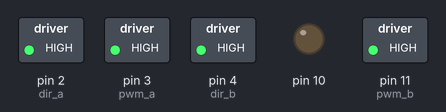
Recording of a sketch running on a simulated Arduino Uno, built with avr-gcc and run on an emulated ATmega328P. Parts: switched loads named in the sketch (green lamp = pin HIGH), output pins drawn as LEDs (lit = HIGH).

Above: at 2.5 s.
At 7.5 s:
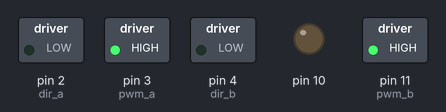
Timing chart, 0 to 11.5 s (numbered marks = the images above):
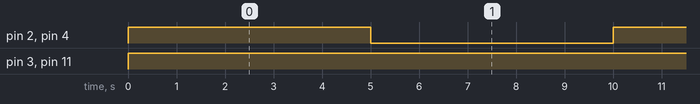

Measured:
- by itself, pin 2 (dir_a), pin 4 (dir_b): alternates HIGH for 5.0 s and LOW for 5.0 s
- by itself, pin 3 (pwm_a), pin 11 (pwm_b): LOW → HIGH at 0.00 s

The sketch:

VEX_CODE_NO_SENSOR.ino
```cpp
// This is Vex Code for use of void libraries and stuff like that
int pwm_a = 3; //PWM control for motor outputs 1 and 2
int pwm_b = 11;
int dir_a = 2;
int dir_b = 4;
int val = 0;

void setup() {
  pinMode(pwm_a,OUTPUT);
  pinMode(pwm_b,OUTPUT);
  pinMode(dir_a,OUTPUT);
  pinMode(dir_b,OUTPUT);
  pinMode(10,OUTPUT);

  analogWrite(pwm_a,100);
  analogWrite(pwm_b,100);

}

void loop() {
  forward();
  backward();
}

void forward() {
  digitalWrite(dir_a,HIGH);
  digitalWrite(dir_b,HIGH);
  analogWrite(pwm_a,255);
  analogWrite(pwm_b,255);
  delay(5000);

}

void backward() {
  digitalWrite(dir_a,LOW);
  digitalWrite(dir_b,LOW);
  analogWrite(pwm_a,255);
  analogWrite(pwm_b,255);
  delay(5000);

}

void turnI() {
  digitalWrite(dir_a,HIGH);
  digitalWrite(dir_b,LOW);
  analogWrite(pwm_a,255);
  analogWrite(pwm_b,255);
  delay(5000);

}

void turnII() {
  digitalWrite(dir_a,LOW);
  digitalWrite(dir_b,HIGH);
  analogWrite(pwm_a,255);
  analogWrite(pwm_b,255);
  delay(5000);

}
```
